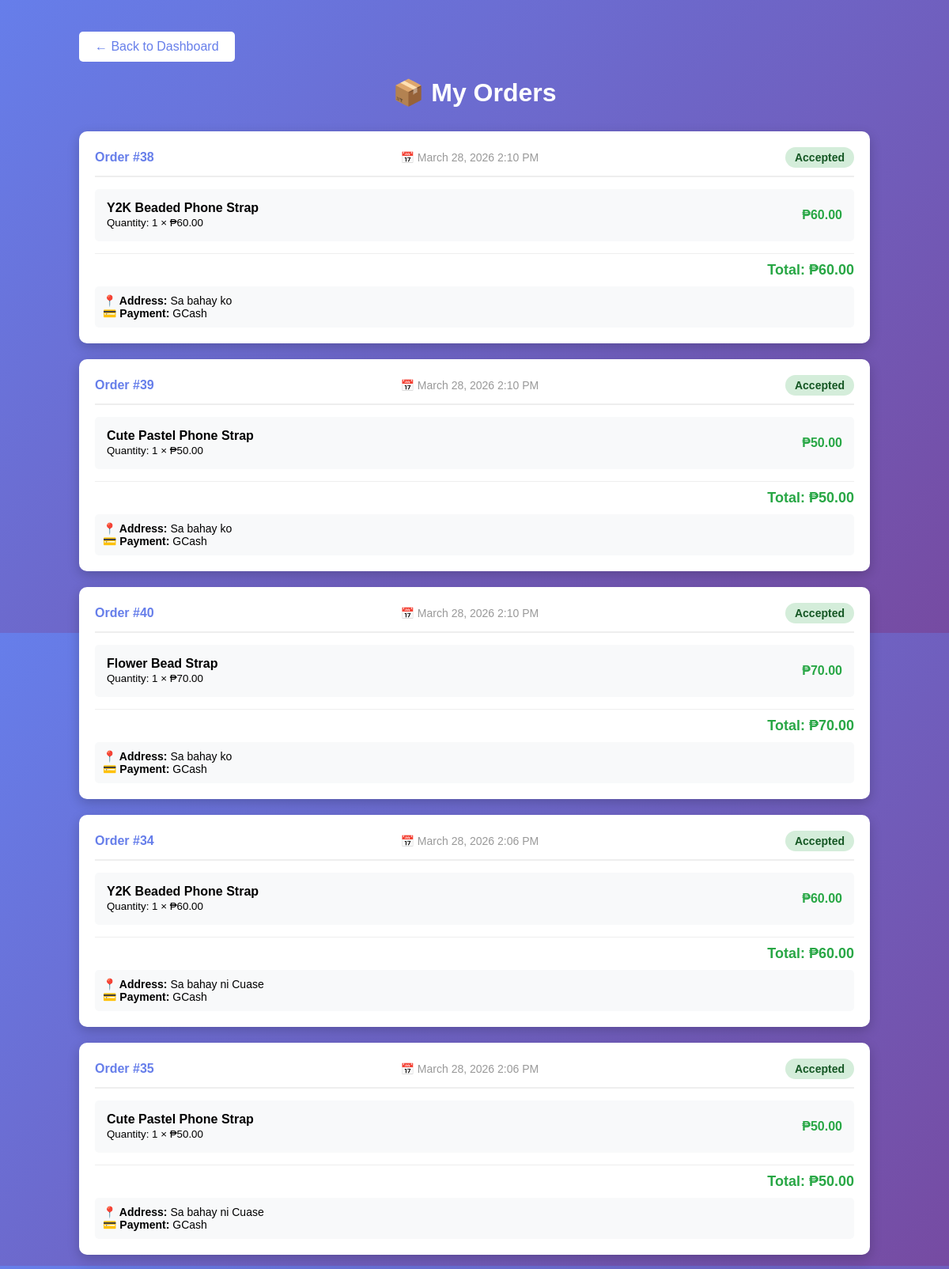
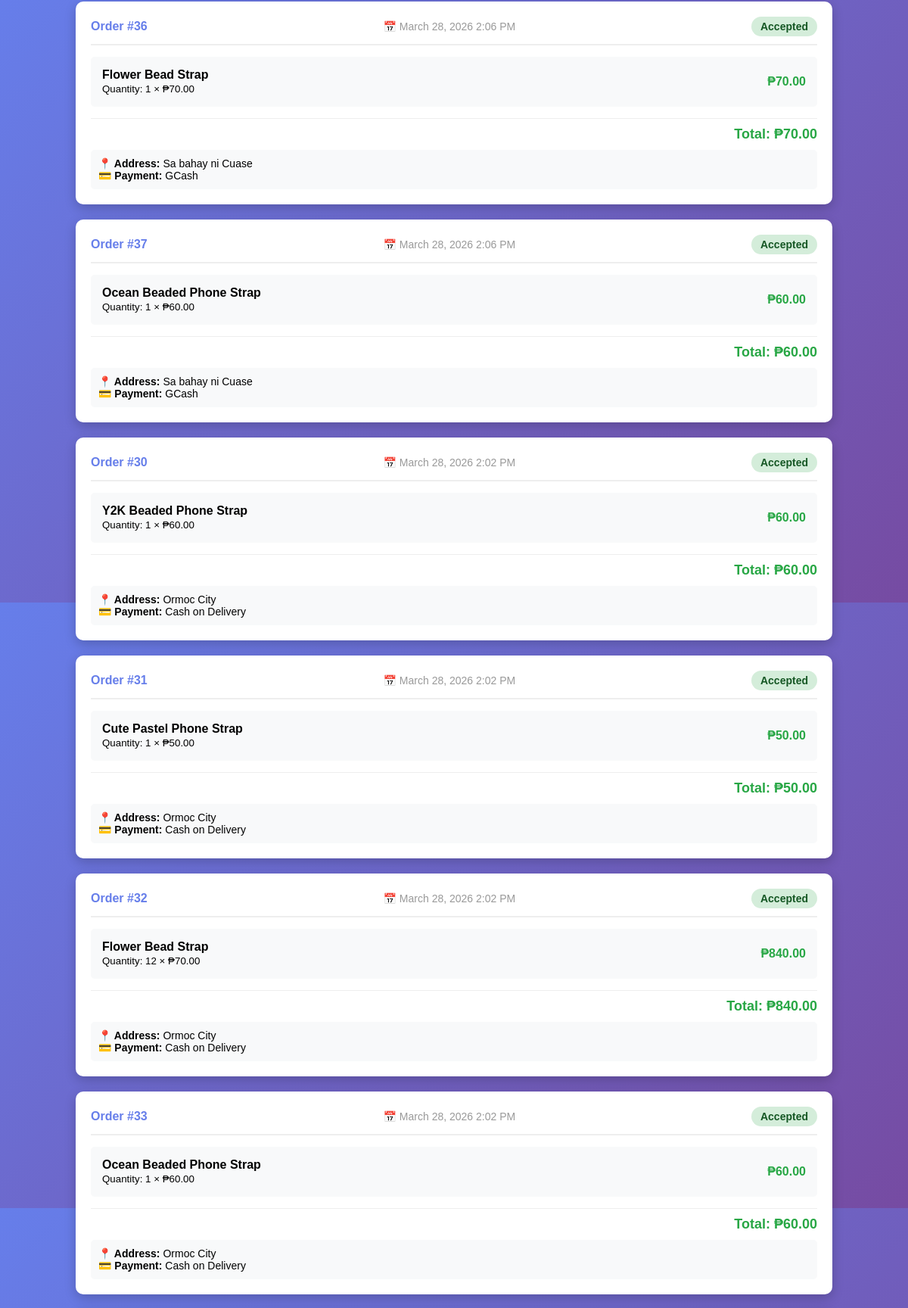
The page /dashboard/my_orders.php (signed in, upper part) on the database its author committed (2 pictures, top to bottom).
### tables this page shows
CREATE TABLE `orders` (
  `id` int(11) NOT NULL,
  `user_id` int(11) DEFAULT NULL,
  `order_group` varchar(32) DEFAULT NULL,
  `product_name` varchar(255) DEFAULT NULL,
  `price` decimal(10,2) DEFAULT NULL,
  `quantity` int(11) DEFAULT 1,
  `total` decimal(10,2) DEFAULT NULL,
  `status` varchar(50) DEFAULT 'Pending',
  `address` text DEFAULT NULL,
  `payment_method` varchar(50) DEFAULT NULL,
  `created_at` timestamp NOT NULL DEFAULT current_timestamp(),
  `updated_at` timestamp NOT NULL DEFAULT current_timestamp() ON UPDATE current_timestamp()
);

### dashboard/my_orders.php (the view, shortened to what this page needs)
<?php
include "../db.php";
$user_id = $_SESSION['user_id'];
$stmt = $conn->prepare("SELECT * FROM orders WHERE user_id = ? ORDER BY created_at DESC");
$stmt->bind_param("i", $user_id);
$stmt->execute();
$result = $stmt->get_result();
$orders = $result->fetch_all(MYSQLI_ASSOC);
?>
<!DOCTYPE html>
<html lang="en">
<head>
    <link rel="stylesheet" href="Dashboard2.css">
</head>
<body>
    <div class="container">
        <a href="Dashboard1.php" class="back-btn">← Back to Dashboard</a>
        <h1>📦 My Orders</h1>
        <?php if (empty($orders)): ?>
            <div class="no-orders">
                <p>🛍️ You haven't placed any orders yet.</p>
                <p>Go to the <a href="Dashboard1.php#items">Items</a> section to start shopping!</p>
            </div>
        <?php else: ?>
            <div class="orders-grid">
                <?php foreach ($orders as $order): ?>
                    <div class="order-card">
                        <div class="order-header">
                            <span class="order-id">Order #<?= $order['id'] ?></span>
                            <span class="order-date">📅 <?= date('F j, Y g:i A', strtotime($order['created_at'])) ?></span>
                            <span class="status status-<?= strtolower($order['status']) ?>">
                                <?= $order['status'] ?>
                            </span>
                        </div>
                        <div class="order-item">
                            <div class="order-item-info">
                                <div>
                                    <strong><?= htmlspecialchars($order['product_name']) ?></strong>
                                    <br>
                                    <small>Quantity: <?= $order['quantity'] ?> × ₱<?= number_format($order['price'], 2) ?></small>
                                </div>
                                <div style="font-weight: bold; color: #28a745;">
                                    ₱<?= number_format($order['total'], 2) ?>
                                </div>
                            </div>
                        </div>
                        <div class="order-total">
                            Total: ₱<?= number_format($order['total'], 2) ?>
                        </div>
                        <div class="shipping-info">
                            <strong>📍 Address:</strong> <?= htmlspecialchars($order['address']) ?><br>
                            <strong>💳 Payment:</strong> <?= htmlspecialchars($order['payment_method']) ?>
                        </div>
                    </div>
                <?php endforeach; ?>
            </div>
        <?php endif; ?>
    </div>
</body>
</html>

### dashboard/Dashboard2.css (style rules this page uses)
* { margin: 0; padding: 0; box-sizing: border-box; font-family: Arial, sans-serif; }
body { background-color: #40a99b; transition: background-color 0.6s ease; }

### dashboard/my_orders.php (style rules this page uses)
body { background: linear-gradient(135deg, #667eea 0%, #764ba2 100%); min-height: 100vh; padding: 40px 20px; }
.container { max-width: 1000px; margin: 0 auto; }
h1 { color: white; text-align: center; margin-bottom: 30px; }
.back-btn { display: inline-block; background: white; color: #667eea; padding: 10px 20px; text-decoration: none; border-radius: 5px; margin-bottom: 20px; }
.orders-grid { display: grid; gap: 20px; }
.order-card { background: white; border-radius: 10px; padding: 20px; box-shadow: 0 5px 15px rgba(0,0,0,0.2); }
.order-header { display: flex; justify-content: space-between; align-items: center; border-bottom: 2px solid #eee; padding-bottom: 10px; margin-bottom: 15px; flex-wrap: wrap; gap: 10px; }
.order-id { font-weight: bold; color: #667eea; }
.order-date { color: #999; font-size: 14px; }
.status { padding: 5px 12px; border-radius: 20px; font-size: 14px; font-weight: bold; }
.status-accepted { background: #d4edda; color: #155724; }
.order-item { background: #f8f9fa; padding: 15px; border-radius: 5px; margin-bottom: 15px; }
.order-item-info { display: flex; justify-content: space-between; align-items: center; flex-wrap: wrap; gap: 10px; }
.order-total { text-align: right; margin-top: 15px; padding-top: 10px; border-top: 1px solid #eee; font-size: 18px; font-weight: bold; color: #28a745; }
.shipping-info { background: #f8f9fa; padding: 10px; border-radius: 5px; margin-top: 10px; font-size: 14px; }

### rows shown on the page
orders: id "38", created_at "March 28, 2026 2:10 PM", status "Accepted", product_name "Y2K Beaded Phone Strap", quantity "1", price "60.00", total "60.00", address "Sa bahay ko", payment_method "GCash"
orders: id "39", created_at "March 28, 2026 2:10 PM", status "Accepted", product_name "Cute Pastel Phone Strap", quantity "1", price "50.00", total "50.00", address "Sa bahay ko", payment_method "GCash"
orders: id "40", created_at "March 28, 2026 2:10 PM", status "Accepted", product_name "Flower Bead Strap", quantity "1", price "70.00", total "70.00", address "Sa bahay ko", payment_method "GCash"
orders: id "34", created_at "March 28, 2026 2:06 PM", status "Accepted", product_name "Y2K Beaded Phone Strap", quantity "1", price "60.00", total "60.00", address "Sa bahay ni Cuase", payment_method "GCash"
orders: id "35", created_at "March 28, 2026 2:06 PM", status "Accepted", product_name "Cute Pastel Phone Strap", quantity "1", price "50.00", total "50.00", address "Sa bahay ni Cuase", payment_method "GCash"
orders: id "36", created_at "March 28, 2026 2:06 PM", status "Accepted", product_name "Flower Bead Strap", quantity "1", price "70.00", total "70.00", address "Sa bahay ni Cuase", payment_method "GCash"
orders: id "37", created_at "March 28, 2026 2:06 PM", status "Accepted", product_name "Ocean Beaded Phone Strap", quantity "1", price "60.00", total "60.00", address "Sa bahay ni Cuase", payment_method "GCash"
orders: id "30", created_at "March 28, 2026 2:02 PM", status "Accepted", product_name "Y2K Beaded Phone Strap", quantity "1", price "60.00", total "60.00", address "Ormoc City", payment_method "Cash on Delivery"
orders: id "31", created_at "March 28, 2026 2:02 PM", status "Accepted", product_name "Cute Pastel Phone Strap", quantity "1", price "50.00", total "50.00", address "Ormoc City", payment_method "Cash on Delivery"
orders: id "32", created_at "March 28, 2026 2:02 PM", status "Accepted", product_name "Flower Bead Strap", quantity "12", price "70.00", total "840.00", address "Ormoc City", payment_method "Cash on Delivery"
orders: id "33", created_at "March 28, 2026 2:02 PM", status "Accepted", product_name "Ocean Beaded Phone Strap", quantity "1", price "60.00", total "60.00", address "Ormoc City", payment_method "Cash on Delivery"
